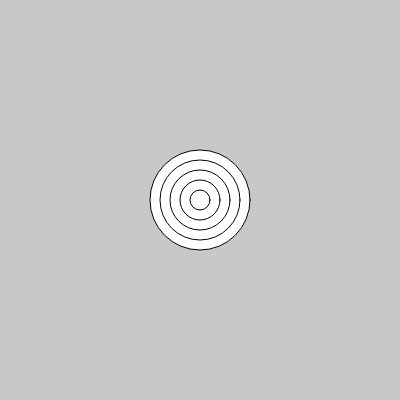
Frame 1 (no input)
Frame 60 (no input): identical to frame 1, image omitted
Frame 120 (the mouse pressed at the canvas centre since frame 60): identical to frame 1, image omitted

The p5.js sketch that drew this single still picture (run headless with seeded random() and noise() and a simulated clock; from frame 60 on, the mouse is pressed at the canvas centre):

// p5.js sketch
// ── sketch.js
function setup() {
  createCanvas(400, 400);
}

function draw() {
  background(200);

  var numOfCircles = 5;
  var targetSize = 100;
  for (var i=numOfCircles; i>0; i--) {
    var step = i/numOfCircles;
    var size = (targetSize * step);
    ellipse(width/2, height/2, size, size );
  }
}
